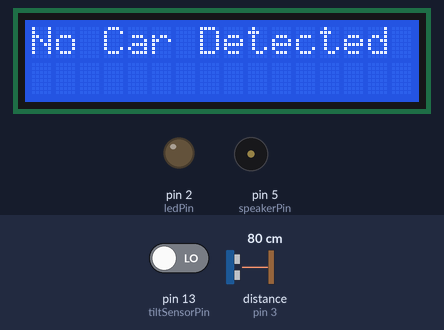
This sketch was run on a simulated Arduino Uno, built with avr-gcc and run on an emulated ATmega328P. On the bench: 16×2 character LCD, output pins drawn as LEDs (lit = HIGH), buzzer (waves = sounding). Wiring (inferred from the names in the program): ultrasonic range finder: trigger pin 4; echo pin 3. The test bench sets the inputs (shaded band); at power-on: distance to the obstacle (sensor on pin 3) 80 cm, pin 13 (tiltSensorPin) LOW. The echo pulse lasts 58.3 µs per cm; pins used as bus, display or sensor lines are not drawn; what the sketch prints to the serial monitor is not drawn.

Above: at 1.2 s.
1.3 s: distance to the obstacle (sensor on pin 3) set to 21 cm
2.8 s: distance to the obstacle (sensor on pin 3) set to 16 cm
At 3.11 s:
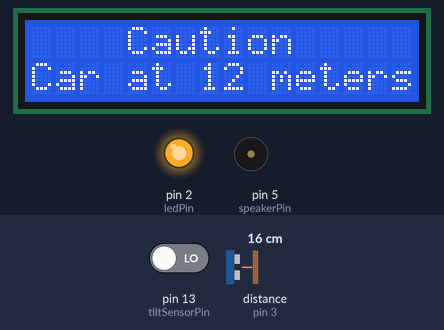
4.8 s: distance to the obstacle (sensor on pin 3) set to 6 cm
At 5.29 s:
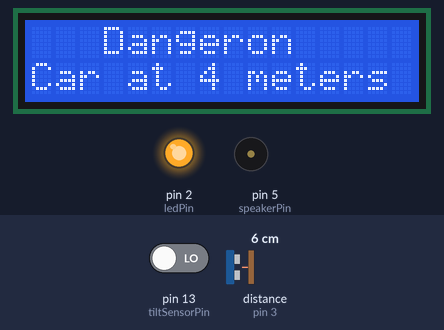
6.9 s: distance to the obstacle (sensor on pin 3) set to 3 cm
At 7.33 s:
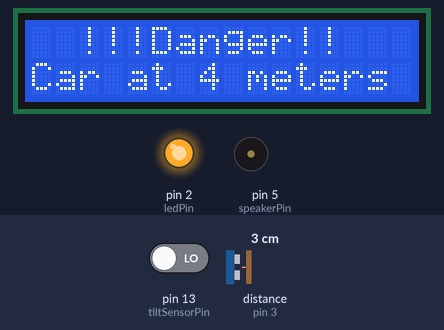
8.7 s: pin 13 (tiltSensorPin) driven HIGH
At 9.7 s:
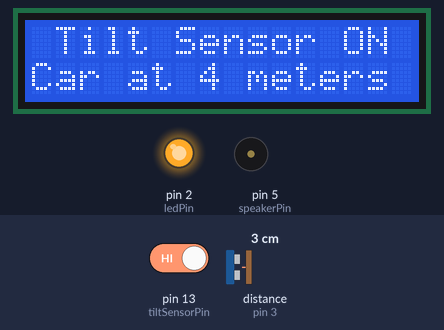
10.2 s: pin 13 (tiltSensorPin) driven LOW
At 11.36 s:
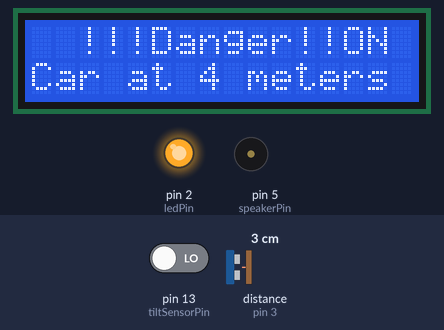
Timing chart, 0 to 14.0 s (numbered marks = the images above; inputs shaded):
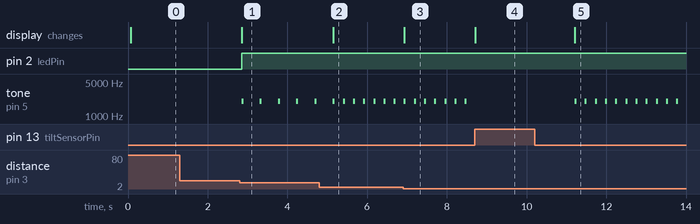

Measured:
- the behaviour switches between 19 and 18 cm on distance to the obstacle (sensor on pin 3) (found by bisection; images 0 and 1)
- the behaviour switches between 5 and 4 cm on distance to the obstacle (sensor on pin 3) (found by bisection; images 2 and 3)
- after the input at 1.3 s, every drawn part: stays the same
- after the input at 2.8 s, pin 2 (ledPin): LOW → HIGH after 0.05 s; tone on pin 5 (speakerPin): alternates 2000 Hz for 0.05 s and silent for 0.41 s, starting after 0.05 s; the display: changes after 0.06 s (image 1)
- after the input at 4.8 s, tone on pin 5 (speakerPin): alternates 2000 Hz for 0.05 s and silent for 0.20 s, starting after 0.60 s; the display: changes after 0.35 s (image 2)
- after the input at 6.9 s, the display: changes at once (image 3)
- after the input at 8.7 s, tone on pin 5 (speakerPin): stops changing and stays silent; the display: changes at once (image 4)
- after the input at 10.2 s, the display: changes after 1.0 s (image 5)

The sketch:

TheRearEndDetector.ino
```cpp
/*
  Ultrasonic Sensor HC-SR04 and Arduino Tutorial

  Crated by Dejan Nedelkovski,
  www.HowToMechatronics.com

*/

#include "pitches.h"
#include <LiquidCrystal.h>

// defines pins numbers
const int trigPin = 4;
const int echoPin = 3;
const int speakerPin = 5;
const int ledPin = 2;
const int tiltSensorPin = 13;
const int emergencyButtonPin = 10;


// defines variables
long duration;
int distance;

int melody[] = {   NOTE_C4, NOTE_G3, NOTE_G3, NOTE_A3, NOTE_G3, 0, NOTE_B3, NOTE_C4 };
// note durations: 4 = quarter note, 8 = eighth note, etc.:
int noteDurations[] = {   4, 8, 8, 4, 4, 4, 4, 4 };

LiquidCrystal lcd(12, 11, 6, 7, 8, 9);

int tiltSensorState = 0;         // variable for reading the tilt sensor
int emergencyButtonState = 0;         // variable for reading the emergency pushbutton status


void setup()
{
  pinMode(speakerPin, OUTPUT); // Sets the trigPin as an Output
  pinMode(trigPin, OUTPUT); // Sets the trigPin as an Output
  pinMode(ledPin, OUTPUT);
  pinMode(echoPin, INPUT); // Sets the echoPin as an Input

    pinMode(emergencyButtonPin, INPUT); // Sets the trigPin as an Output

  Serial.begin(9600); // Starts the serial communication

  pinMode(tiltSensorPin, INPUT);

   lcd.begin(16, 2);

   lcd.print("Distance!");

   Serial.begin(9600);
}

void loop()
{


  if(Serial.available())
  {
   char c = Serial.read();
  // Serial.print(c);

   if( c == 'a')
   {
          digitalWrite(speakerPin, HIGH);
          delay( 3000 );
          digitalWrite(speakerPin, LOW);
   }
   else if( c == 'b')
   {
          digitalWrite(ledPin, HIGH);
          delay( 3000 );
          digitalWrite(ledPin, LOW);
   }
      else if( c == 'c')
   {
      lcd.setCursor(0, 0);
      lcd.print("Stayin alive @ 1.5    ");
      lcd.setCursor(0, 1);
      lcd.print("From the phone app ");

                             delay( 3000 );
   }
         else if( c == '1')
   {
 //   Serial.print(c);
   }
            else if( c == '2')
   {
 //   Serial.print(c);
   }
            else if( c == '3')
   {
 //   Serial.print(c);
   }

  }


 // Serial.print("hello");
  // Clears the trigPin


  digitalWrite(trigPin, LOW);     // Write a HIGH or a LOW value to a digital pin.
  delayMicroseconds(2);           // Pauses the program for the amount of time (in microseconds)
                                  // There are a thousand microseconds in a millisecond, and a million microseconds in a second

  // Sets the trigPin on HIGH state for 10 micro seconds
  digitalWrite(trigPin, HIGH);
  delayMicroseconds(10);
  digitalWrite(trigPin, LOW);

  // Reads the echoPin, returns the sound wave travel time in microseconds
  duration = pulseIn(echoPin, HIGH);  // Reads a pulse (either HIGH or LOW) on a pin

  // Calculating the distance
  distance = duration * 0.034 / 2;

           //    Serial.println( distance );


  // Prints the distance on the Serial Monitor
  //Serial.print("Distance: ");
  //Serial.println(distance);

    lcd.setCursor(0, 1);


 tiltSensorState = digitalRead(tiltSensorPin);

    if (tiltSensorState == HIGH)
    {
            lcd.setCursor(0, 0);
      lcd.print(" Tilt Sensor ON ");
    // turn LED on:
     // Serial.println( "tilt HIGH1" );
     // digitalWrite(tiltLedPin, HIGH);
      delay( 2500 );

      tiltSensorState = digitalRead(tiltSensorPin);
      if (tiltSensorState == HIGH)
      {
            //  Serial.println( "tilt HIGH2" );


        delay( 2500 );

        if (tiltSensorState == HIGH)
        {
              Serial.print('t');
          //              Serial.println( "tilt HIGH3-play" );
          tone(speakerPin, 200, 500);
                   //     Serial.println( "tilt HIGH4-stop" );

      lcd.setCursor(0, 0);
      lcd.print("   Emergency   ");
      lcd.setCursor(0, 1);
      lcd.print("Contact Alerted");
           delay( 4000 );

        }
      }

//      digitalWrite(tiltLedPin, LOW);
    }
    else
    {
   //   Serial.println( "tilt LOW" );
    }


   // playTone(750, 500);
  //  delay(750);

  if( distance < 4 )
  {
    digitalWrite(ledPin, HIGH);
         tone(speakerPin, 2000, 50);
         //    Serial.println("z2");

             lcd.setCursor(0, 0);

   lcd.print("  !!!Danger!!");
       lcd.setCursor(0, 1);
                     lcd.print("Car at 4 meters ");

                               delay( 200 );


                 Serial.print('d');


  }
    else if ( distance < 7 )
  {
    digitalWrite(ledPin, HIGH);

    // tone(speakerPin, 4435, 1000);
          //   Serial.println("z3");

     tone(speakerPin, 2000, 50);
                  //Serial.println("444444");
    lcd.setCursor(0, 0);

   lcd.print("   Danger");
       lcd.setCursor(0, 1);
                     lcd.print("Car at 4 meters ");

                               delay( 200 );

  } // END OF if


  else if ( distance < 10 )
  {
    digitalWrite(ledPin, HIGH);

    // tone(speakerPin, 4435, 1000);
            // Serial.println("z4");

     tone(speakerPin, 2000, 50);

               //   Serial.println("66666");
    lcd.setCursor(0, 0);

   lcd.print("    Warning     ");
       lcd.setCursor(0, 1);
                     lcd.print("Car at 6 meters ");

                               delay( 300 );

  } // END OF if
    else if ( distance < 18 )
  {
    digitalWrite(ledPin, HIGH);

    // tone(speakerPin, 4435, 1000);
             //Serial.println("10000");

               //           Serial.println("z5");

     tone(speakerPin, 2000, 50);
      lcd.setCursor(0, 0);

   lcd.print("    Caution                ");
       lcd.setCursor(0, 1);
                     lcd.print("Car at 12 meters ");
                  delay( 400 );

  } // END OF if
  else
  {
        lcd.setCursor(0, 0);

   lcd.print("No Car Detected");

           lcd.setCursor(0, 1);

   lcd.print("                   ");

    digitalWrite(ledPin, LOW);

            //     Serial.println("z6");
  }

  delay( 50 );
}

void playTone(long duration, int freq) {
    duration *= 1000;
    int period = (1.0 / freq) * 1000000;
    long elapsed_time = 0;
    while (elapsed_time < duration) {
        digitalWrite(speakerPin,HIGH);
        delayMicroseconds(period / 2);
        digitalWrite(speakerPin, LOW);
        delayMicroseconds(period / 2);
        elapsed_time += (period);
    }
}
```

pitches.h
```cpp
/*************************************************
 * Public Constants
 *************************************************/

#define NOTE_B0  31
#define NOTE_C1  33
#define NOTE_CS1 35
#define NOTE_D1  37
#define NOTE_DS1 39
#define NOTE_E1  41
#define NOTE_F1  44
#define NOTE_FS1 46
#define NOTE_G1  49
#define NOTE_GS1 52
#define NOTE_A1  55
#define NOTE_AS1 58
#define NOTE_B1  62
#define NOTE_C2  65
#define NOTE_CS2 69
#define NOTE_D2  73
#define NOTE_DS2 78
#define NOTE_E2  82
#define NOTE_F2  87
#define NOTE_FS2 93
#define NOTE_G2  98
#define NOTE_GS2 104
#define NOTE_A2  110
#define NOTE_AS2 117
#define NOTE_B2  123
#define NOTE_C3  131
#define NOTE_CS3 139
#define NOTE_D3  147
#define NOTE_DS3 156
#define NOTE_E3  165
#define NOTE_F3  175
#define NOTE_FS3 185
#define NOTE_G3  196
#define NOTE_GS3 208
#define NOTE_A3  220
#define NOTE_AS3 233
#define NOTE_B3  247
#define NOTE_C4  262
#define NOTE_CS4 277
#define NOTE_D4  294
#define NOTE_DS4 311
#define NOTE_E4  330
#define NOTE_F4  349
#define NOTE_FS4 370
#define NOTE_G4  392
#define NOTE_GS4 415
#define NOTE_A4  440
#define NOTE_AS4 466
#define NOTE_B4  494
#define NOTE_C5  523
#define NOTE_CS5 554
#define NOTE_D5  587
#define NOTE_DS5 622
#define NOTE_E5  659
#define NOTE_F5  698
#define NOTE_FS5 740
#define NOTE_G5  784
#define NOTE_GS5 831
#define NOTE_A5  880
#define NOTE_AS5 932
#define NOTE_B5  988
#define NOTE_C6  1047
#define NOTE_CS6 1109
#define NOTE_D6  1175
#define NOTE_DS6 1245
#define NOTE_E6  1319
#define NOTE_F6  1397
#define NOTE_FS6 1480
#define NOTE_G6  1568
#define NOTE_GS6 1661
#define NOTE_A6  1760
#define NOTE_AS6 1865
#define NOTE_B6  1976
#define NOTE_C7  2093
#define NOTE_CS7 2217
#define NOTE_D7  2349
#define NOTE_DS7 2489
#define NOTE_E7  2637
#define NOTE_F7  2794
#define NOTE_FS7 2960
#define NOTE_G7  3136
#define NOTE_GS7 3322
#define NOTE_A7  3520
#define NOTE_AS7 3729
#define NOTE_B7  3951
#define NOTE_C8  4186
#define NOTE_CS8 4435
#define NOTE_D8  4699
#define NOTE_DS8 4978
```
